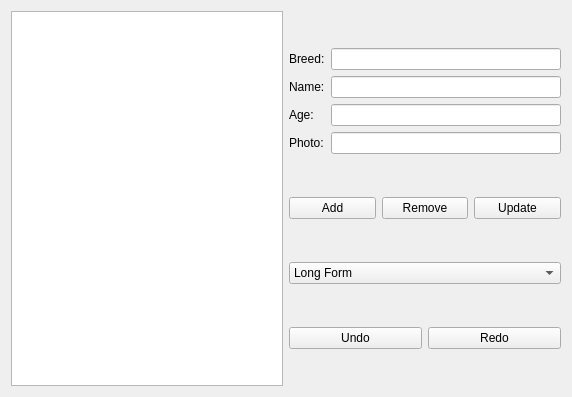
<?xml version="1.0" encoding="UTF-8"?>
<ui version="4.0">
 <class>AdminUi</class>
 <widget class="QWidget" name="AdminUi">
  <property name="geometry">
   <rect>
    <x>0</x>
    <y>0</y>
    <width>572</width>
    <height>397</height>
   </rect>
  </property>
  <property name="minimumSize">
   <size>
    <width>362</width>
    <height>212</height>
   </size>
  </property>
  <property name="windowTitle">
   <string>Form</string>
  </property>
  <property name="autoFillBackground">
   <bool>false</bool>
  </property>
  <layout class="QHBoxLayout" name="horizontalLayout">
   <item>
    <widget class="QListWidget" name="DogList"/>
   </item>
   <item>
    <layout class="QVBoxLayout" name="verticalLayout">
     <item>
      <layout class="QHBoxLayout" name="horizontalLayout_8">
       <item>
        <layout class="QVBoxLayout" name="verticalLayout_2">
         <item>
          <widget class="QLabel" name="label">
           <property name="text">
            <string>Breed:</string>
           </property>
          </widget>
         </item>
         <item>
          <widget class="QLabel" name="label_2">
           <property name="text">
            <string>Name:</string>
           </property>
          </widget>
         </item>
         <item>
          <widget class="QLabel" name="label_3">
           <property name="text">
            <string>Age:</string>
           </property>
          </widget>
         </item>
         <item>
          <widget class="QLabel" name="label_4">
           <property name="text">
            <string>Photo:</string>
           </property>
          </widget>
         </item>
        </layout>
       </item>
       <item>
        <layout class="QVBoxLayout" name="verticalLayout_3">
         <item>
          <widget class="QLineEdit" name="BreedLineEdit"/>
         </item>
         <item>
          <widget class="QLineEdit" name="NameLineEdit"/>
         </item>
         <item>
          <widget class="QLineEdit" name="AgeLineEdit"/>
         </item>
         <item>
          <widget class="QLineEdit" name="PhotoLineEdit"/>
         </item>
        </layout>
       </item>
      </layout>
     </item>
     <item>
      <layout class="QHBoxLayout" name="horizontalLayout_2">
       <item>
        <widget class="QPushButton" name="AddPushButton">
         <property name="text">
          <string>Add</string>
         </property>
        </widget>
       </item>
       <item>
        <widget class="QPushButton" name="RemovePushButton">
         <property name="text">
          <string>Remove</string>
         </property>
        </widget>
       </item>
       <item>
        <widget class="QPushButton" name="UpdatePushButton">
         <property name="text">
          <string>Update</string>
         </property>
        </widget>
       </item>
      </layout>
     </item>
     <item>
      <widget class="QComboBox" name="ViewModeComboBox">
       <item>
        <property name="text">
         <string>Long Form</string>
        </property>
       </item>
       <item>
        <property name="text">
         <string>Short Form</string>
        </property>
       </item>
      </widget>
     </item>
     <item>
      <layout class="QHBoxLayout" name="horizontalLayout_7">
       <item>
        <widget class="QPushButton" name="UndoPushButton">
         <property name="text">
          <string>Undo</string>
         </property>
        </widget>
       </item>
       <item>
        <widget class="QPushButton" name="RedoPushButton">
         <property name="text">
          <string>Redo</string>
         </property>
        </widget>
       </item>
      </layout>
     </item>
    </layout>
   </item>
  </layout>
 </widget>
 <resources/>
 <connections/>
</ui>
